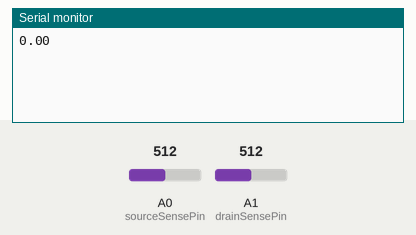
This sketch was run on a simulated Arduino Uno, built with avr-gcc and run on an emulated ATmega328P. On the bench: the last lines printed to the serial monitor. The test bench sets the inputs (shaded band); at power-on: A0 (sourceSensePin) = 512, A1 (drainSensePin) = 512.

Above: at 1.2 s.
1.3 s: A0 (sourceSensePin) set to 716
At 2.6 s:
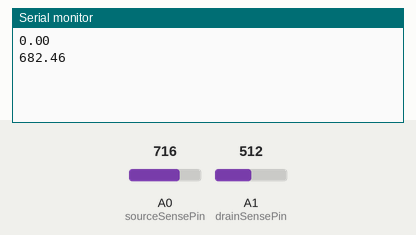
2.8 s: A1 (drainSensePin) set to 716
At 3.8 s:
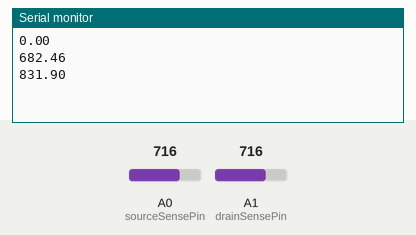
4.3 s: A0 (sourceSensePin) set to 900
At 5.6 s:
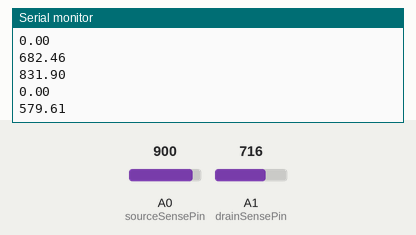
5.8 s: A1 (drainSensePin) set to 900
At 6.2 s:
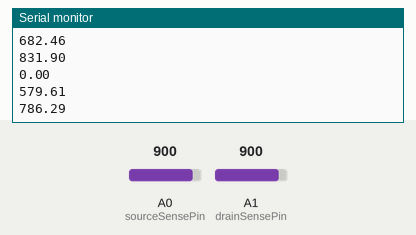
Timing chart, 0 to 8.3 s (numbered marks = the images above; inputs shaded):
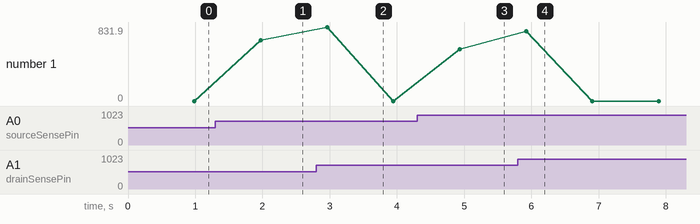

The sketch:

Datalogger.ino
```cpp
int sourceSensePin = A0;    // select the input pin for the potentiometer
int drainSensePin = A1;
double sourceSense = 0;
double drainSense = 0;
double sensor = 0;
const int numberOfReadings = 400; // change this as required
unsigned int ADCValue;
double Vcc;
long result;
//double averagedOutput;
//double sum;
//const int arraySize = numberOfReadings - 1;
//double readings[arraySize];

long readVcc() {
  // Read 1.1V reference against AVcc
  ADMUX = _BV(REFS0) | _BV(MUX3) | _BV(MUX2) | _BV(MUX1);
  delay(2); // Wait for Vref to settle
  ADCSRA |= _BV(ADSC); // Convert
  while (bit_is_set(ADCSRA,ADSC));
  result = ADCL;
  result |= ADCH<<8;
  result = 1125300L / result; // Back-calculate AVcc in mV
  return result;
}

double reading() {
  Vcc = readVcc();

  sourceSense = analogRead(sourceSensePin);
  sourceSense = (sourceSense / 1024.0) * Vcc;

  drainSense = analogRead(drainSensePin);
  drainSense = (drainSense / 1024.0) * Vcc;

  sensor = sourceSense - drainSense;
  return sensor;
}

//double average(double * array1, int len) {
//  for (int i = 0; i < len; i++) {
//      sum += array1[i];
//    }
//  return ((double) sum) / len;
//  }

void setup() {
  Serial.begin(9600);
  analogReference(DEFAULT); // use AREF for reference voltage
}

void loop() {
//  int start_time = millis();
double average = 0;
  for (int i = 0; i < numberOfReadings; i++) {
    average += reading()/numberOfReadings;
//    Code takes ~243 ms to run (100 readings per output reading).
//    When delay = 0
      delay(0);
  }
//  Serial.println("Average: ");
  Serial.println(average);
//  int finish_time = millis();
//  int difference = finish_time - start_time;
//  Serial.println("Difference: ");
//  Serial.println(difference);

}
```

Measured:
- after the input at 1.3 s, the serial monitor: prints a new line after 0.67 s (image 1)
- after the input at 2.8 s, the serial monitor: prints a new line after 0.16 s (image 2)
- after the input at 4.3 s, the serial monitor: prints a new line after 0.63 s (image 3)
- after the input at 5.8 s, the serial monitor: prints a new line after 0.12 s (image 4)
- plotted number 1: 0 → 682.46 after the input at 1.3 s, 0 → 579.61 after the input at 4.3 s
